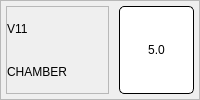
                       <widget class="QFrame" name="frame_81">
                        <property name="frameShape">
                         <enum>QFrame::StyledPanel</enum>
                        </property>
                        <property name="frameShadow">
                         <enum>QFrame::Raised</enum>
                        </property>
                        <layout class="QHBoxLayout" name="horizontalLayout_38" stretch="4,1">
                         <property name="spacing">
                          <number>10</number>
                         </property>
                         <property name="leftMargin">
                          <number>5</number>
                         </property>
                         <property name="topMargin">
                          <number>5</number>
                         </property>
                         <property name="rightMargin">
                          <number>5</number>
                         </property>
                         <property name="bottomMargin">
                          <number>5</number>
                         </property>
                         <item>
                          <widget class="QFrame" name="frame_82">
                           <property name="frameShape">
                            <enum>QFrame::StyledPanel</enum>
                           </property>
                           <property name="frameShadow">
                            <enum>QFrame::Raised</enum>
                           </property>
                           <layout class="QVBoxLayout" name="verticalLayout_56">
                            <property name="spacing">
                             <number>0</number>
                            </property>
                            <property name="leftMargin">
                             <number>0</number>
                            </property>
                            <property name="topMargin">
                             <number>0</number>
                            </property>
                            <property name="rightMargin">
                             <number>0</number>
                            </property>
                            <property name="bottomMargin">
                             <number>0</number>
                            </property>
                            <item>
                             <widget class="QLabel" name="label_90">
                              <property name="styleSheet">
                               <string notr="true">font: bold 28px &quot;Roboto&quot;;</string>
                              </property>
                              <property name="text">
                               <string>V11</string>
                              </property>
                             </widget>
                            </item>
                            <item>
                             <widget class="QLabel" name="label_91">
                              <property name="styleSheet">
                               <string notr="true">font:  20px &quot;Roboto&quot;;</string>
                              </property>
                              <property name="text">
                               <string>CHAMBER</string>
                              </property>
                             </widget>
                            </item>
                           </layout>
                          </widget>
                         </item>
                         <item>
                          <widget class="QPushButton" name="v11_button">
                           <property name="sizePolicy">
                            <sizepolicy hsizetype="Minimum" vsizetype="Minimum">
                             <horstretch>0</horstretch>
                             <verstretch>0</verstretch>
                            </sizepolicy>
                           </property>
                           <property name="minimumSize">
                            <size>
                             <width>75</width>
                             <height>40</height>
                            </size>
                           </property>
                           <property name="maximumSize">
                            <size>
                             <width>16777215</width>
                             <height>16777215</height>
                            </size>
                           </property>
                           <property name="styleSheet">
                            <string notr="true">background: #FFFFFF;
border: 1px solid #000000;
border-radius: 5px;
font:  bold 16px &quot;Roboto&quot;;</string>
                           </property>
                           <property name="text">
                            <string>5.0</string>
                           </property>
                          </widget>
                         </item>
                        </layout>
                       </widget>
